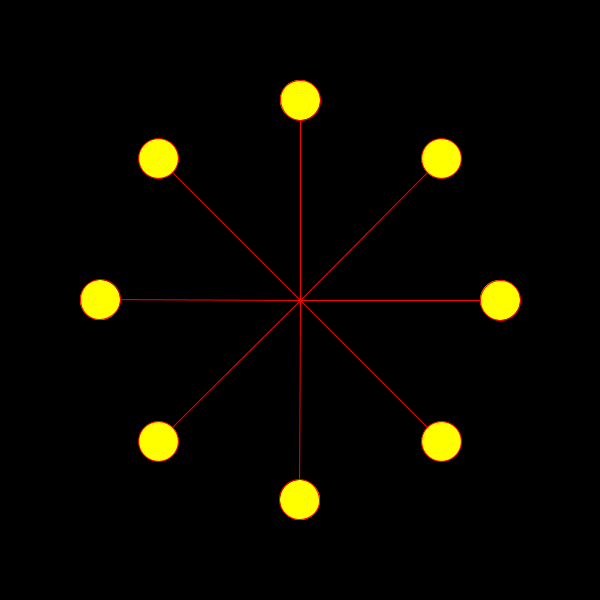
Frame 1 (no input)
Frame 60 (the mouse pressed at the canvas centre just before this capture): identical to frame 1, image omitted
Frame 120 (the mouse held since frame 60 and released just before this capture): identical to frame 1, image omitted

The Processing sketch that drew this single still picture (run headless with seeded random() and noise(); from frame 60 on, the mouse is pressed at the canvas centre):

// Processing sketch: p11_demo1
// ── p11_demo1.pde
int segment;
float th;
float xc, yc;

void setup()
{
  size(600, 600);
  smooth();
  background(0);
  
  xc = width / 2;
  yc = height / 2;
}


void draw()
{
  background(0);
  
  segment = 8;
  th = TWO_PI / segment;
  for(int i=0; i<segment; i++)
  {
    pushMatrix();
    translate(xc, yc);
    rotate(th * i);
  
    // draw an object
    stroke(255, 0, 0);
    fill(255, 255, 0);
    line(0, 0, 200, 0);
    ellipse(200, 0, 40, 40);
    
    popMatrix();
  }
  
}
